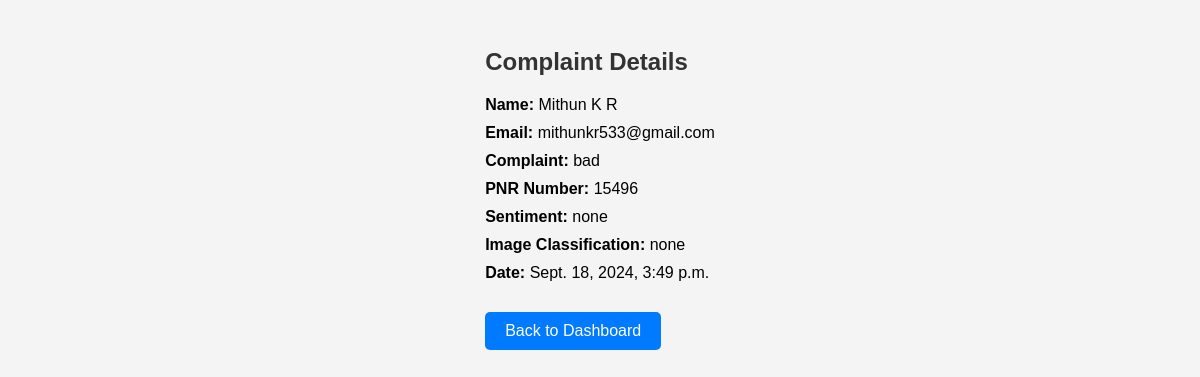
/view_complaint/2/, run on the app's committed database.
### complaints/models.py (models this page shows, shortened)
class Complaint(models.Model):
    name = models.CharField(max_length=100)
    email = models.EmailField()
    complaint_text = models.TextField()
    sentiment = models.CharField(max_length=100,default='none')
    image_classification = models.CharField(max_length=100,default='none')
    pnr_number = models.CharField(max_length=50, default='UNKNOWN')  # Added PNR number field
    complaint_image = models.ImageField(upload_to='complaint_images/', blank=True, null=True,default='Not Classified')  # Image field
    created_at = models.DateTimeField(auto_now_add=True)

### complaints/views.py (the view)
# urls.py: path('view_complaint/<int:complaint_id>/', views.view_complaint, name='view_complaint'),
def view_complaint(request, complaint_id):
    complaint = Complaint.objects.get(id=complaint_id)
    return render(request, 'view_complaint.html', {'complaint': complaint})

### complaints/templates/view_complaint.html (shortened to what this page needs)
<!DOCTYPE html>
<html lang="en">
<head>
</head>
<body>
    <div class="complaint-container">
        <h2>Complaint Details</h2>
        <div class="complaint-details">
            <p><strong>Name:</strong> {{ complaint.name }}</p>
            <p><strong>Email:</strong> {{ complaint.email }}</p>
            <p><strong>Complaint:</strong> {{ complaint.complaint_text }}</p>
            <p><strong>PNR Number:</strong> {{ complaint.pnr_number }}</p>
            <p><strong>Sentiment:</strong> {{ complaint.sentiment }}</p>
            <p><strong>Image Classification:</strong> {{ complaint.image_classification }}</p>
            <p><strong>Date:</strong> {{ complaint.created_at }}</p>
            <a href="{% url 'admin_dashboard' %}" class="back-button">Back to Dashboard</a>
        </div>
    </div>
</body>
</html>

### complaints/templates/view_complaint.html (style rules this page uses)
body { font-family: Arial, sans-serif; background-color: #f4f4f4; padding: 20px; display: flex; justify-content: center; align-items: center; }
h2 { color: #333; }
p { margin: 10px 0; }
.back-button { display: inline-block; padding: 10px 20px; margin-top: 20px; background-color: #007bff; color: white; text-decoration: none; border-radius: 5px; cursor: pointer; }

### data on the page
Complaint: name "Mithun K R", email "mithunkr533@gmail.com", complaint_text "bad", pnr_number "15496", sentiment "none", image_classification "none", created_at "Sept. 18, 2024, 3:49 p.m."
